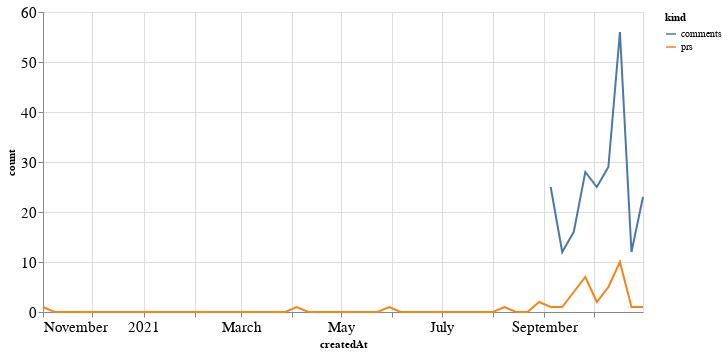

The notebook cell saved with this chart:
### Code cell
alt.Chart(total_time, width=600).mark_line().encode(
    x='createdAt',
    y='count',
    color='kind'
)

### Figure 1 — Vega-Lite specification as saved in the notebook (floating-point values rounded to 4 significant figures)
{"config": {"axisLeft": {"labelFontSize": 15}, "axisBottom": {"labelFontSize": 15}}, "data": {"name": "data-5a185c67a128b0c0242ac6fca22ca73d"}, "mark": "line", "encoding": {"color": {"type": "nominal", "field": "kind"}, "x": {"type": "temporal", "field": "createdAt"}, "y": {"type": "quantitative", "field": "count"}}, "width": 600, "$schema": "https://vega.github.io/schema/vega-lite/v4.8.1.json", "datasets": {"data-5a185c67a128b0c0242ac6fca22ca73d": [{"createdAt": "2020-11-01T00:00:00", "kind": "prs", "count": 1.0}, {"createdAt": "2020-11-08T00:00:00", "kind": "prs", "count": 0.0}, {"createdAt": "2020-11-15T00:00:00", "kind": "prs", "count": 0.0}, {"createdAt": "2020-11-22T00:00:00", "kind": "prs", "count": 0.0}, {"createdAt": "2020-11-29T00:00:00", "kind": "prs", "count": 0.0}, {"createdAt": "2020-12-06T00:00:00", "kind": "prs", "count": 0.0}, {"createdAt": "2020-12-13T00:00:00", "kind": "prs", "count": 0.0}, {"createdAt": "2020-12-20T00:00:00", "kind": "prs", "count": 0.0}, {"createdAt": "2020-12-27T00:00:00", "kind": "prs", "count": 0.0}, {"createdAt": "2021-01-03T00:00:00", "kind": "prs", "count": 0.0}, {"createdAt": "2021-01-10T00:00:00", "kind": "prs", "count": 0.0}, {"createdAt": "2021-01-17T00:00:00", "kind": "prs", "count": 0.0}, {"createdAt": "2021-01-24T00:00:00", "kind": "prs", "count": 0.0}, {"createdAt": "2021-01-31T00:00:00", "kind": "prs", "count": 0.0}, {"createdAt": "2021-02-07T00:00:00", "kind": "prs", "count": 0.0}, {"createdAt": "2021-02-14T00:00:00", "kind": "prs", "count": 0.0}, {"createdAt": "2021-02-21T00:00:00", "kind": "prs", "count": 0.0}, {"createdAt": "2021-02-28T00:00:00", "kind": "prs", "count": 0.0}, {"createdAt": "2021-03-07T00:00:00", "kind": "prs", "count": 0.0}, {"createdAt": "2021-03-14T00:00:00", "kind": "prs", "count": 0.0}, {"createdAt": "2021-03-21T00:00:00", "kind": "prs", "count": 0.0}, {"createdAt": "2021-03-28T00:00:00", "kind": "prs", "count": 0.0}, {"createdAt": "2021-04-04T00:00:00", "kind": "prs", "count": 1.0}, {"createdAt": "2021-04-11T00:00:00", "kind": "prs", "count": 0.0}, {"createdAt": "2021-04-18T00:00:00", "kind": "prs", "count": 0.0}, {"createdAt": "2021-04-25T00:00:00", "kind": "prs", "count": 0.0}, {"createdAt": "2021-05-02T00:00:00", "kind": "prs", "count": 0.0}, {"createdAt": "2021-05-09T00:00:00", "kind": "prs", "count": 0.0}, {"createdAt": "2021-05-16T00:00:00", "kind": "prs", "count": 0.0}, {"createdAt": "2021-05-23T00:00:00", "kind": "prs", "count": 0.0}, {"createdAt": "2021-05-30T00:00:00", "kind": "prs", "count": 1.0}, {"createdAt": "2021-06-06T00:00:00", "kind": "prs", "count": 0.0}, {"createdAt": "2021-06-13T00:00:00", "kind": "prs", "count": 0.0}, {"createdAt": "2021-06-20T00:00:00", "kind": "prs", "count": 0.0}, {"createdAt": "2021-06-27T00:00:00", "kind": "prs", "count": 0.0}, {"createdAt": "2021-07-04T00:00:00", "kind": "prs", "count": 0.0}, {"createdAt": "2021-07-11T00:00:00", "kind": "prs", "count": 0.0}, {"createdAt": "2021-07-18T00:00:00", "kind": "prs", "count": 0.0}, {"createdAt": "2021-07-25T00:00:00", "kind": "prs", "count": 0.0}, {"createdAt": "2021-08-01T00:00:00", "kind": "prs", "count": 0.0}, {"createdAt": "2021-08-08T00:00:00", "kind": "prs", "count": 1.0}, {"createdAt": "2021-08-15T00:00:00", "kind": "prs", "count": 0.0}, {"createdAt": "2021-08-22T00:00:00", "kind": "prs", "count": 0.0}, {"createdAt": "2021-08-29T00:00:00", "kind": "prs", "count": 2.0}, {"createdAt": "2021-09-05T00:00:00", "kind": "prs", "count": 1.0}, {"createdAt": "2021-09-12T00:00:00", "kind": "prs", "count": 1.0}, {"createdAt": "2021-09-19T00:00:00", "kind": "prs", "count": 4.0}, {"createdAt": "2021-09-26T00:00:00", "kind": "prs", "count": 7.0}, {"createdAt": "2021-10-03T00:00:00", "kind": "prs", "count": 2.0}, {"createdAt": "2021-10-10T00:00:00", "kind": "prs", "count": 5.0}, {"createdAt": "2021-10-17T00:00:00", "kind": "prs", "count": 10.0}, {"createdAt": "2021-10-24T00:00:00", "kind": "prs", "count": 1.0}, {"createdAt": "2021-10-31T00:00:00", "kind": "prs", "count": 1.0}, {"createdAt": "2020-11-01T00:00:00", "kind": "comments", "count": null}, {"createdAt": "2020-11-08T00:00:00", "kind": "comments", "count": null}, {"createdAt": "2020-11-15T00:00:00", "kind": "comments", "count": null}, {"createdAt": "2020-11-22T00:00:00", "kind": "comments", "count": null}, {"createdAt": "2020-11-29T00:00:00", "kind": "comments", "count": null}, {"createdAt": "2020-12-06T00:00:00", "kind": "comments", "count": null}, {"createdAt": "2020-12-13T00:00:00", "kind": "comments", "count": null}, {"createdAt": "2020-12-20T00:00:00", "kind": "comments", "count": null}, {"createdAt": "2020-12-27T00:00:00", "kind": "comments", "count": null}, {"createdAt": "2021-01-03T00:00:00", "kind": "comments", "count": null}, {"createdAt": "2021-01-10T00:00:00", "kind": "comments", "count": null}, {"createdAt": "2021-01-17T00:00:00", "kind": "comments", "count": null}, {"createdAt": "2021-01-24T00:00:00", "kind": "comments", "count": null}, {"createdAt": "2021-01-31T00:00:00", "kind": "comments", "count": null}, {"createdAt": "2021-02-07T00:00:00", "kind": "comments", "count": null}, {"createdAt": "2021-02-14T00:00:00", "kind": "comments", "count": null}, {"createdAt": "2021-02-21T00:00:00", "kind": "comments", "count": null}, {"createdAt": "2021-02-28T00:00:00", "kind": "comments", "count": null}, {"createdAt": "2021-03-07T00:00:00", "kind": "comments", "count": null}, {"createdAt": "2021-03-14T00:00:00", "kind": "comments", "count": null}, {"createdAt": "2021-03-21T00:00:00", "kind": "comments", "count": null}, {"createdAt": "2021-03-28T00:00:00", "kind": "comments", "count": null}, {"createdAt": "2021-04-04T00:00:00", "kind": "comments", "count": null}, {"createdAt": "2021-04-11T00:00:00", "kind": "comments", "count": null}, {"createdAt": "2021-04-18T00:00:00", "kind": "comments", "count": null}, {"createdAt": "2021-04-25T00:00:00", "kind": "comments", "count": null}, {"createdAt": "2021-05-02T00:00:00", "kind": "comments", "count": null}, {"createdAt": "2021-05-09T00:00:00", "kind": "comments", "count": null}, {"createdAt": "2021-05-16T00:00:00", "kind": "comments", "count": null}, {"createdAt": "2021-05-23T00:00:00", "kind": "comments", "count": null}, {"createdAt": "2021-05-30T00:00:00", "kind": "comments", "count": null}, {"createdAt": "2021-06-06T00:00:00", "kind": "comments", "count": null}, {"createdAt": "2021-06-13T00:00:00", "kind": "comments", "count": null}, {"createdAt": "2021-06-20T00:00:00", "kind": "comments", "count": null}, {"createdAt": "2021-06-27T00:00:00", "kind": "comments", "count": null}, {"createdAt": "2021-07-04T00:00:00", "kind": "comments", "count": null}, {"createdAt": "2021-07-11T00:00:00", "kind": "comments", "count": null}, {"createdAt": "2021-07-18T00:00:00", "kind": "comments", "count": null}, {"createdAt": "2021-07-25T00:00:00", "kind": "comments", "count": null}, {"createdAt": "2021-08-01T00:00:00", "kind": "comments", "count": null}, {"createdAt": "2021-08-08T00:00:00", "kind": "comments", "count": null}, {"createdAt": "2021-08-15T00:00:00", "kind": "comments", "count": null}, {"createdAt": "2021-08-22T00:00:00", "kind": "comments", "count": null}, {"createdAt": "2021-08-29T00:00:00", "kind": "comments", "count": null}, {"createdAt": "2021-09-05T00:00:00", "kind": "comments", "count": 25.0}, {"createdAt": "2021-09-12T00:00:00", "kind": "comments", "count": 12.0}, {"createdAt": "2021-09-19T00:00:00", "kind": "comments", "count": 16.0}, {"createdAt": "2021-09-26T00:00:00", "kind": "comments", "count": 28.0}, {"createdAt": "2021-10-03T00:00:00", "kind": "comments", "count": 25.0}, {"createdAt": "2021-10-10T00:00:00", "kind": "comments", "count": 29.0}, {"createdAt": "2021-10-17T00:00:00", "kind": "comments", "count": 56.0}, {"createdAt": "2021-10-24T00:00:00", "kind": "comments", "count": 12.0}, {"createdAt": "2021-10-31T00:00:00", "kind": "comments", "count": 23.0}]}}
